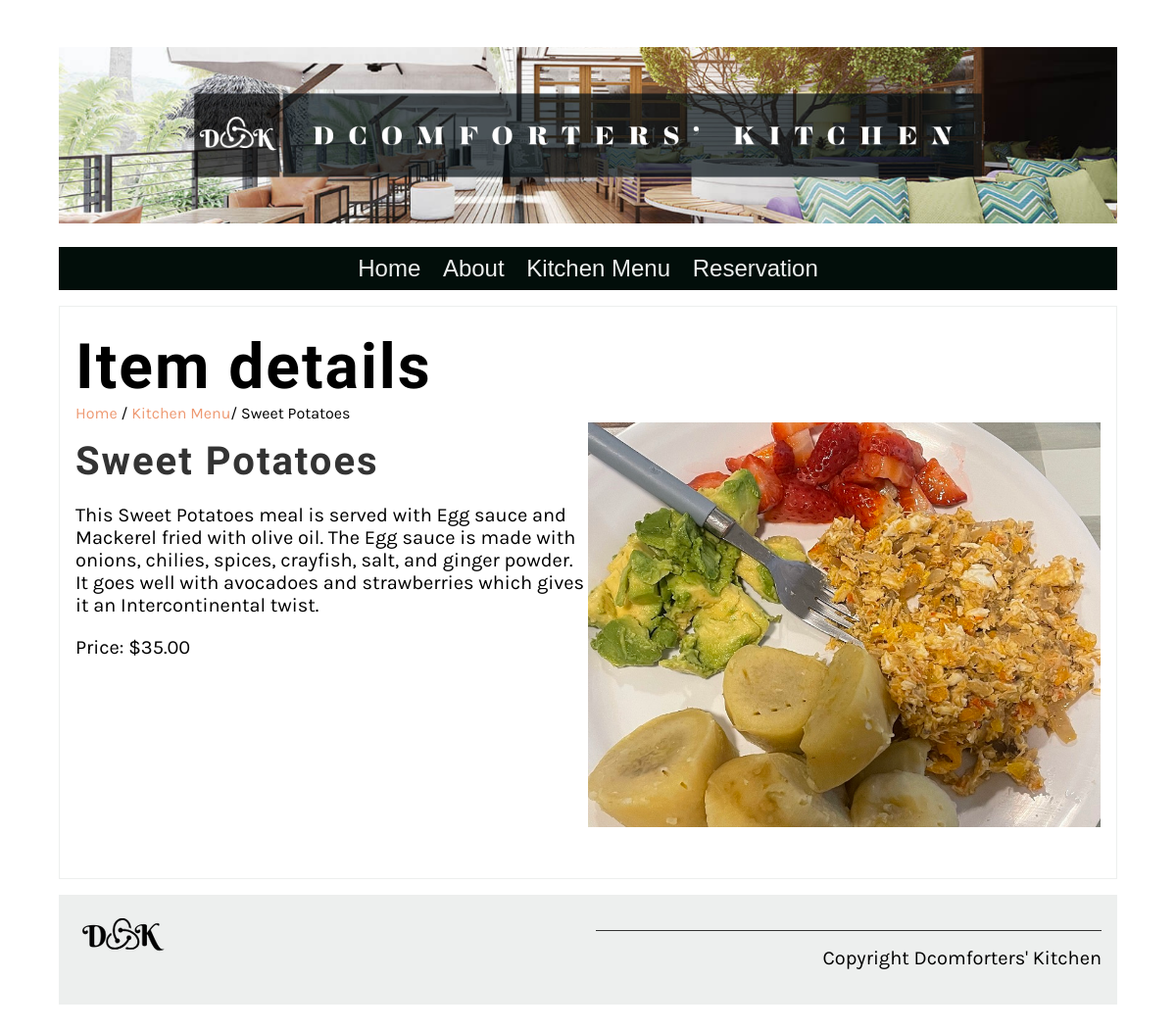
Page /kitchen/menu_details/6 on the committed database.
### newapp/models.py (models this page shows, shortened)
class Menu(models.Model):
    food_name = models.CharField(max_length=100)
    cuisine = models.CharField(max_length=100)
    item_description = models.TextField(max_length=1000, default='')
    price = models.DecimalField(max_digits=10, decimal_places=2, null=True, blank=True)
    prep_time = models.IntegerField(default=25)
    calories = models.IntegerField(default=1000)
    image = models.ImageField(upload_to='menu_images/', null=True, blank=True)

### newapp/views.py (the view)
# urls.py: path('menu_details/<int:pk>', views.menu_details, name='menu_details'),
def menu_details(request, pk=None):
    if pk:
        menu_item = Menu.objects.get(pk=pk)
    else:
        menu_item = ''
    return render(request, 'menu_details.html', {"menu_item" : menu_item})

### newapp/templates/menu_details.html
{% extends 'base.html' %}
{% load static %}
{% block content %}
<section>
    <article>
        <h1>Item details</h1>
        <span>
            <a href="{% url 'home' %}">Home</a> /
            <a href="{% url 'kitchen' %}">Kitchen Menu</a>/
            {{ menu_item.food_name }}
        </span>
        <div class="row">
            <div class="column">
                <h2>
                    {{ menu_item.food_name }}
                </h2>
                <p>
                    {{ menu_item.item_description }}
                </p>
                <p>
                    Price: ${{ menu_item.price }}
                </p>
            </div>
            <div class="column">
                <img src="/static/img/menu_items/{{menu_item.food_name}}.jpg" alt="{{ menu_item.food_name}}" />
            </div>
        </div>
    </article>
</section>
{% endblock %}

### newapp/static/css/style.css (style rules this page uses)
body { font-family: 'Karla', sans-serif; margin-top: 3rem; margin-bottom: 3rem; margin-left: 5%; margin-right: 5%; }
h1, h2, h3, h4, h5, h6 { font-family: 'Markazi Text', serif; letter-spacing: 2px;; }
h1 { font-size: 4rem; margin-top: 1.5rem; margin-bottom: 0; }
h2 { font-size: 2.5rem; color: #333333; margin:1rem 0; }
p, ul { font-size: 1.25rem;; }
a { color: #EE9972; text-decoration: none; }
section { display: flex; gap: 2rem 1rem; margin-top: 1rem; margin-bottom: 1rem; flex-direction: row; }
article { flex:1; }
article img { max-width: 100%; }
main article { border: 1px solid #EDEFEE; padding-left: 1rem; padding-right: 1rem; }
.row { display: flex; flex-direction: row; width: 100%; padding-bottom: 1rem; }
.column { flex-basis: 50%; margin-bottom: 1rem; padding-bottom: 1rem; }

### rows in the picture
Menu: food_name "Sweet Potatoes", item_description "This Sweet Potatoes meal is served with Egg sauce and Mackerel fried with olive oil. The Egg sauce is made with onions, chilies, spices, crayfish, salt, and ginger powder. It goes well with avocadoes and strawberries which gives it an Intercontinental twist.", price "35.00", food_name (picture)
